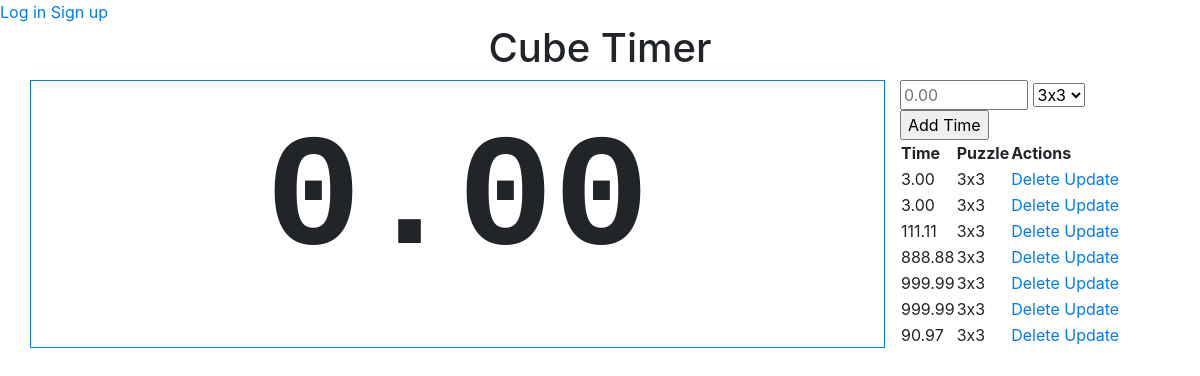
The app's page /, older data.
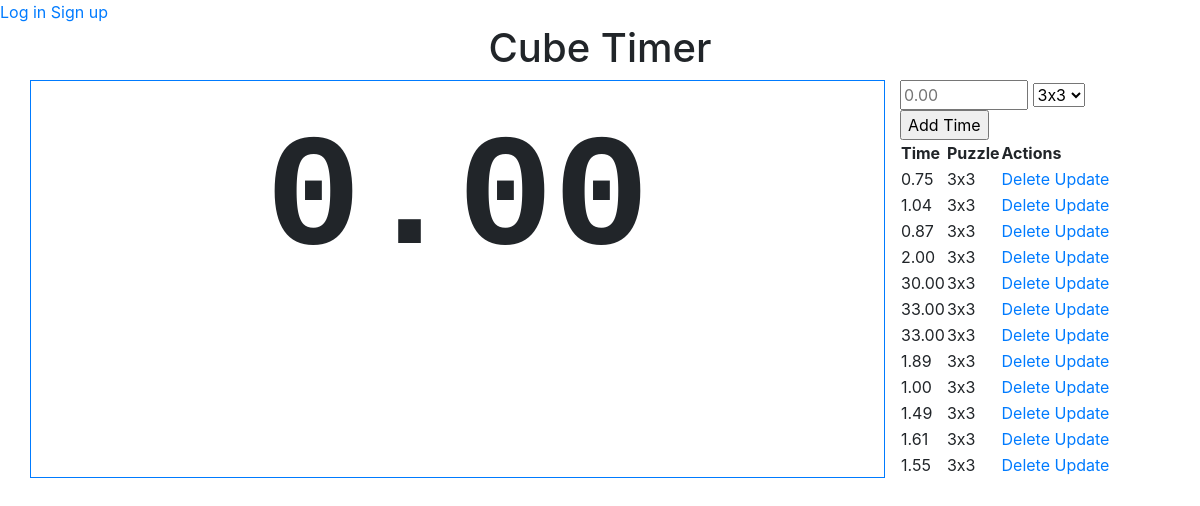
The same page, newer data.
### app.py (models this page shows, shortened)
class Time(db.Model):
    id = db.Column(db.Integer, primary_key=True)
    puzzle = db.Column(db.String(20), nullable=False) # Foriegn key to puzzle table? Category type?
    value = db.Column(db.Numeric(10,2), nullable=False)
    date_entered = db.Column(db.DateTime, default=datetime.utcnow, nullable=False)
    method_entered = db.Column(db.Integer, nullable=False) # Foriegn key to method table? {1,2,3,4}

### app.py (the view)
@app.route('/', methods=['POST', 'GET'])
def index():
    if request.method == 'POST':
        value = request.form['value']
        puzzle = request.form['puzzle']
        new_time = Time(value=value, puzzle=puzzle, method_entered=1)
        try:
            db.session.add(new_time)
            db.session.commit()
            return redirect("/")
        except:
            return "There was an issue manually adding the time."
    else:
        times = Time.query.order_by(Time.date_entered.desc()).limit(12).all()
        return render_template('index.html', times=times)

### templates/index.html (shortened to what this page needs)
{% extends 'base.html' %}
{% block body %}
<header>
    <a href='/login'>Log in</a>
    <a href='/signup'>Sign up</a>
</header>
<h1 style="text-align: center;">Cube Timer</h1>
<div class="container">
    <div class="row">
        <div class="col-9 border border-primary">
            <p class="timerLabel" id="timerLabel">0.00</p>
        </div>
        <div class="col-3">
            <div class="form">
                <form action="/" method="POST" id="form">
                    <input type="number" name="value" id="value" size="5" placeholder="0.00" required name="price" min="0" max="999.99" step="0.01" pattern="^\d+(?:\.\d{1,2})?$">
                    <select id="puzzle" name="puzzle">
                        <option value="3x3">3x3</option>
                    </select>
                    <input type="submit" value="Add Time">
                </form>
            </div>
            {% if times|length < 1 %}
                <h6>There are no times to display.</h6>
            {% else %}
                <table>
                    <tr>
                        <th>Time</th>
                        <th>Puzzle</th>
                        <th>Actions</th>
                    </tr>
                    {% for time in times %}
                        <tr>
                            <td>{{ time.value }}</td>
                            <td>{{ time.puzzle }}</td>
                            <td>
                                <a href="/delete/{{time.id}}">Delete</a>
                                <a href="/update/{{time.id}}">Update</a>
                            </td>
                        </tr>
                    {% endfor %}
                </table>
            {% endif %}
        </div>
    </div>
</div>
{% endblock %}

Row changes from the older to the newer data that the page shows:
no longer on this page (row unchanged): Time: value "3.00", puzzle "3x3"
no longer on this page (row unchanged): Time: value "3.00", puzzle "3x3"
no longer on this page (row unchanged): Time: value "111.11", puzzle "3x3"
no longer on this page (row unchanged): Time: value "888.88", puzzle "3x3"
no longer on this page (row unchanged): Time: value "999.99", puzzle "3x3"
no longer on this page (row unchanged): Time: value "999.99", puzzle "3x3"
no longer on this page (row unchanged): Time: value "90.97", puzzle "3x3"
added Time: value "0.75", puzzle "3x3"
added Time: value "1.04", puzzle "3x3"
added Time: value "0.87", puzzle "3x3"
added Time: value "2.00", puzzle "3x3"
added Time: value "30.00", puzzle "3x3"
added Time: value "33.00", puzzle "3x3"
added Time: value "33.00", puzzle "3x3"
added Time: value "1.89", puzzle "3x3"
added Time: value "1.00", puzzle "3x3"
added Time: value "1.49", puzzle "3x3"
added Time: value "1.61", puzzle "3x3"
added Time: value "1.55", puzzle "3x3"
